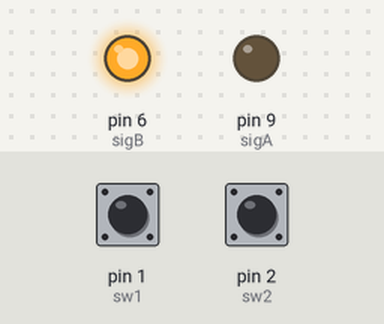
Bench run of a sketch on a simulated Arduino Uno, built with avr-gcc and run on an emulated ATmega328P. On the bench: output pins drawn as LEDs (lit = HIGH). The test bench sets the inputs (shaded band); at power-on: pin 1 (sw1) LOW, pin 2 (sw2) HIGH.

Above: at 0.01 s.
At 16.3 s:
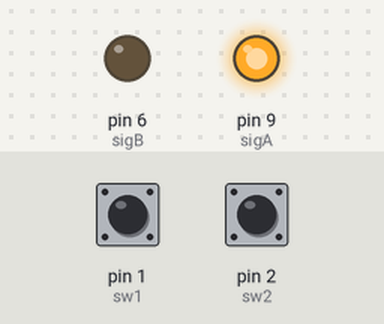
16.4 s: pin 1 (sw1) pulled HIGH for 3.2 s
At 16.9 s:
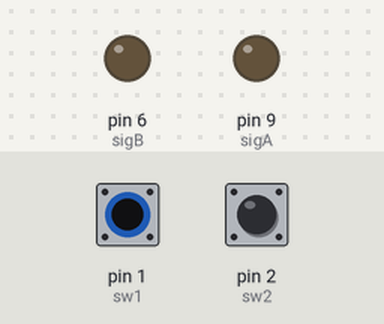
Timing chart, 0 to 21.1 s (numbered marks = the images above; inputs shaded):
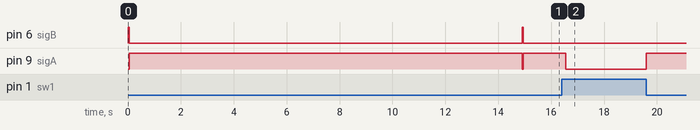

The sketch:

asgn1_final_added_i_change.ino
```cpp
int sw1 = 1; // declaring pin 4 as switch 1
int sw2 = 2; // declaring pin 6 as switch 2
int sigA = 9;// declaring pin 1 as signal A or LED 1
int sigB = 6;// declaring pin 3 as signal B or LED 2
int rsw1 = 0;// declaring a variable to read from switch 1 initially set as LOW
int rsw2 = 0;// declaring a variable to read from switch 2 initially set as LOW
int a = 1.100;// parameter 'a' calculated as first letter*100 = 11*100 = 1100
int r = 1.600;// parameter used in mode '2' where we reverse the signal, hence highest value is a+(c-1)*50 = 1600
int b = 0.100;// parameter 'b' calculated as second letter*100 = 1*100 = 100
int c = 11; // parameter 'c' calculated as third letter+4 = 7+4=11
int d = 3.500;// parameter 'd' calculated as fourth letter*500 = 7*500 = 3500
// mode is calculated as rem(fifth letter/4) + 1 = rem(1/4) + 1 = 2. Hence we use mode 2
// all the parameters are supposed to be microseconds, but here they work as milliseconds as Arduino IDE takes them in milliseconds

void setup() {
  // put your setup code here, to run once:
  pinMode(sw1, INPUT); // setting sw1 pin(switch 1) as INPUT
  pinMode(sw2, INPUT); // setting sw2 pin(switch 2) as INPUT
  pinMode(sigA, OUTPUT);// setting sigA pin(LED 1/signal A) as OUTPUT
  pinMode(sigB, OUTPUT);// setting sigB pin(LED 2/signal B) as OUTPUT

}

void loop()
{
  a=1100;
  r =1600;
  rsw2 = digitalRead(sw2);
  if (rsw2 == LOW) // if switch is not pressed, then normal wave form is generated, switch 1 is checked internally
  {

    digitalWrite(sigB, HIGH);
    delay(50);
    digitalWrite(sigB, LOW);// These 3 lines are used to indicate the begin of the cycle by glowing the LED2 for 50 microsec

    for(int i =0;i<c;i++)// To generate 'c' pulses in each block, use for loop. c here is 11
    {

      rsw1 = digitalRead(sw1);
      if (rsw1 == HIGH)// read switch 1 every time, and if it high, turn off the signal i.e., make both the LEDs LOW, until it turns back to LOW
      {
        digitalWrite(sigA, LOW);
        digitalWrite(sigB, LOW);
        i = -1;        // changing 'i' to '-1' again, so that for loop starts again
      }
      else             // Once switch 1 turns to LOW, generate the normal waveform again
      {
        digitalWrite(sigA, HIGH);
        delay(a);
        digitalWrite(sigA, LOW);
        delay(b);
        a = a+50;
      }
    }
    delay(d); // delay 'd' is given after every cycle
  }

  else       // if switch is pressed, then moded wave form is generated, switch 1 is checked internally
  {
    digitalWrite(sigB, HIGH);
    delay(50);
    digitalWrite(sigB, LOW);

    for(int i =0;i<c;i++) // same as above
    {

      rsw1 = digitalRead(sw1);
      if (rsw1 == HIGH) // same as above
      {
        digitalWrite(sigA, LOW);
        digitalWrite(sigB, LOW);
        i = -1;         // changing 'i' to '-1' again, so that for loop starts again
      }
      else       // Once switch 1 turns to LOW, generate the moded waveform again
      {
        digitalWrite(sigA, HIGH);
        delay(r);
        digitalWrite(sigA, LOW);
        delay(b);
        r = r-50;
      }
    }
    delay(d); // same as above
  }
}
```

Measured:
- after the input at 16.4 s, pin 9 (sigA): HIGH → LOW after 0.15 s, → HIGH 3.0 s later
- by itself, pin 6 (sigB): alternates HIGH for 0.05 s and LOW for 14.9 s
